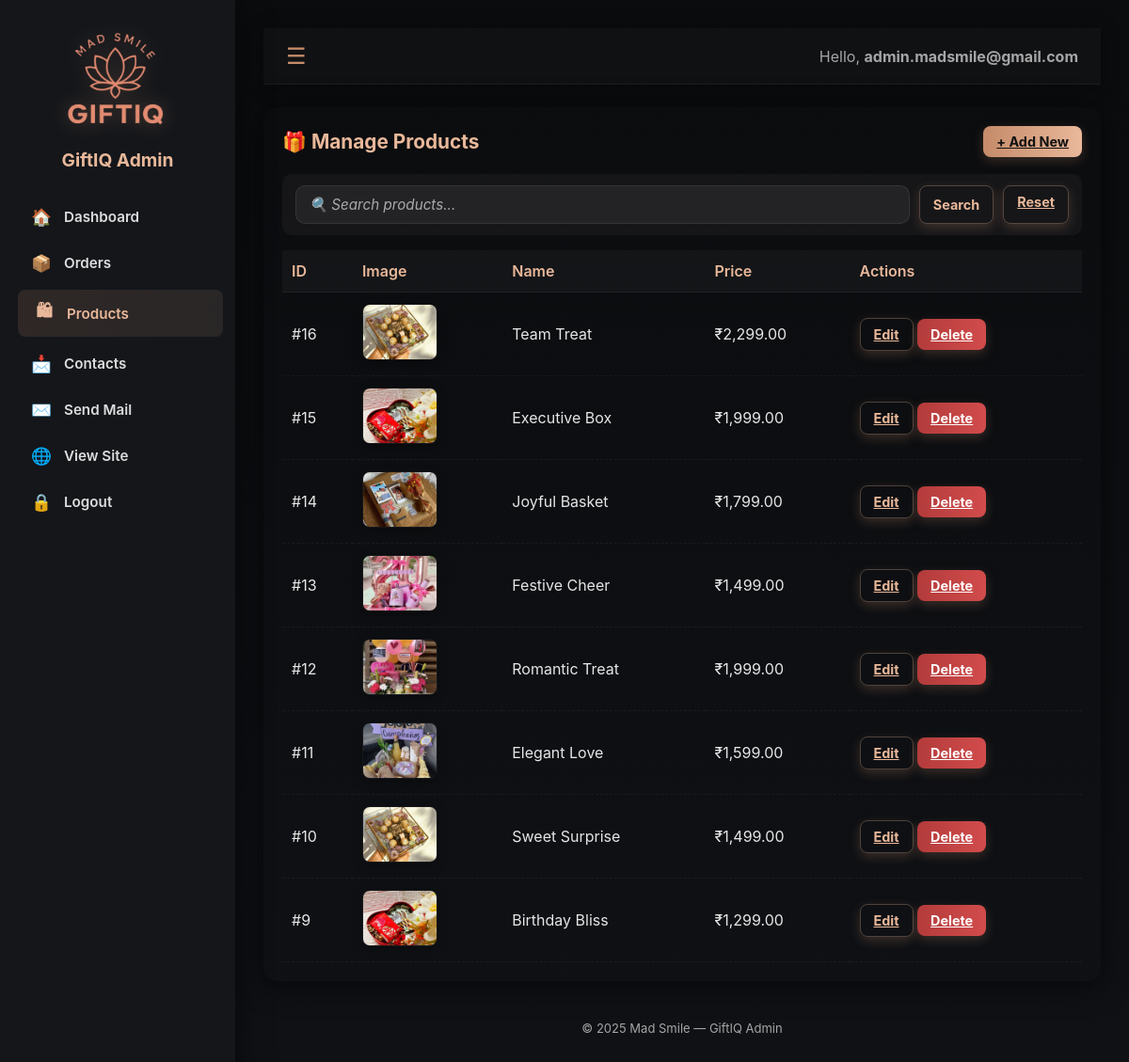
The app's page /admin/manage_products.php (signed in), older data.
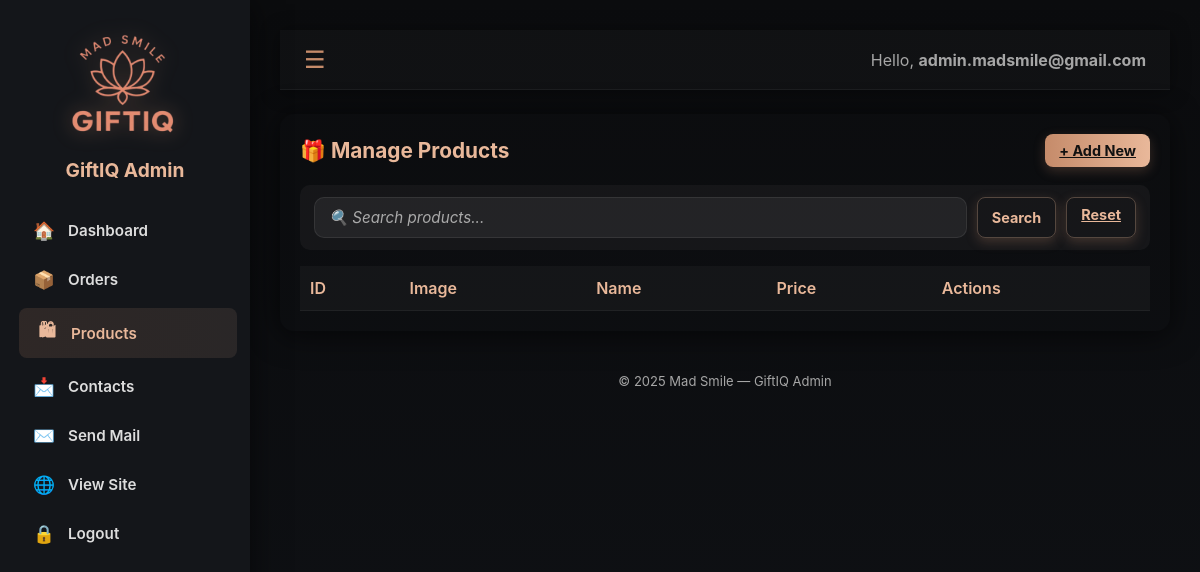
The same page, newer data.
### tables this page shows
CREATE TABLE `products` (
  `id` int(11) NOT NULL,
  `name` varchar(255) NOT NULL,
  `price` decimal(10,2) NOT NULL,
  `description` text DEFAULT NULL,
  `image` varchar(255) DEFAULT NULL,
  `collection_id` int(11) DEFAULT NULL,
  `created_at` timestamp NOT NULL DEFAULT current_timestamp(),
  `type` enum('standard','custom','collection','chocolate','accessory','flower','addon') DEFAULT 'standard'
);

### admin/manage_products.php (the view, shortened to what this page needs)
<?php
require 'admin_header.php';
$q = $conn->real_escape_string($_GET['q'] ?? '');
$where = $q ? "WHERE name LIKE '%$q%' OR description LIKE '%$q%'" : "";
$res = $conn->query("SELECT * FROM products $where ORDER BY id DESC");
?>
<div class="card">
  <div class="header-bar">
    <h3>🎁 Manage Products</h3>
    <a class="btn" href="add_product.php">+ Add New</a>
  </div>
  <div class="search-row">
    <form method="get" style="display:flex; gap:10px; width:100%;">
      <input type="text" name="q" value="<?= htmlspecialchars($q) ?>" placeholder="🔍 Search products...">
      <button class="btn ghost" type="submit">Search</button>
      <a class="btn ghost" href="manage_products.php">Reset</a>
    </form>
  </div>
  <table class="table">
    <thead>
      <tr><th>ID</th><th>Image</th><th>Name</th><th>Price</th><th>Actions</th></tr>
    </thead>
    <tbody>
      <?php while($p=$res->fetch_assoc()): ?>
      <tr>
        <td>#<?= $p['id'] ?></td>
        <td>
          <?php if(!empty($p['image'])): ?>
            <img src="/GiftIQ-main/uploads/<?= htmlspecialchars($p['image']) ?>" class="img-thumb">
          <?php else: ?>
            <span style="color:var(--muted)">—</span>
          <?php endif; ?>
        </td>
        <td><?= htmlspecialchars($p['name']) ?></td>
        <td>₹<?= number_format($p['price'],2) ?></td>
        <td>
          <a class="btn ghost" href="edit_product.php?id=<?= $p['id'] ?>">Edit</a>
          <a class="btn danger" href="manage_products.php?delete=<?= $p['id'] ?>" onclick="return confirm('Delete product?')">Delete</a>
        </td>
      </tr>
      <?php endwhile; ?>
    </tbody>
  </table>
</div>
<?php require 'admin_footer.php'; ?>

### admin/admin_header.php (shortened to what this page needs)
<!doctype html>
<html lang="en">
<head>
</head>
<body>
<nav id="sidebar" class="sidebar">
    <div class="brand">
      <img src="../customer/images/logo.png" alt="logo">
      <span>GiftIQ Admin</span>
    </div>
    <ul>
      <li><a href="dashboard.php" class="<?= basename($_SERVER['PHP_SELF'])=='dashboard.php'?'active':'' ?>"><span class="icon">🏠</span><span class="label">Dashboard</span></a></li>
      <li><a href="manage_orders.php" class="<?= basename($_SERVER['PHP_SELF'])=='manage_orders.php'?'active':'' ?>"><span class="icon">📦</span><span class="label">Orders</span></a></li>
      <li><a href="manage_products.php" class="<?= basename($_SERVER['PHP_SELF'])=='manage_products.php'?'active':'' ?>"><span class="icon">🛍</span><span class="label">Products</span></a></li>
      <li><a href="manage_contacts.php" class="<?= basename($_SERVER['PHP_SELF'])=='manage_contacts.php'?'active':'' ?>"><span class="icon">📩</span><span class="label">Contacts</span></a></li>
      <li><a href="send_mail.php" class="<?= basename($_SERVER['PHP_SELF'])=='send_mail.php'?'active':'' ?>"><span class="icon">✉️</span><span class="label">Send Mail</span></a></li>
      <li><a href="../index.php" target="_blank"><span class="icon">🌐</span><span class="label">View Site</span></a></li>
      <li><a href="logout.php"><span class="icon">🔒</span><span class="label">Logout</span></a></li>
    </ul>
  </nav>
<div class="wrapper">
  <header class="topbar">
    <div>
      <button id="toggleSidebar" class="toggle-btn" aria-label="Toggle menu">☰</button>
    </div>
    <div style="display:flex;align-items:center;gap:14px">
      <div style="color:var(--muted)">Hello, <strong><?= htmlspecialchars($_SESSION['admin_user'] ?? 'Admin') ?></strong></div>
    </div>
  </header>

### admin/admin_footer.php (shortened to what this page needs)
  <footer style="padding:18px 32px; color:var(--muted); font-size:13px;">
    <div style="text-align:center">© <?= date('Y') ?> Mad Smile — GiftIQ Admin</div>
  </footer>
</div>
</body>
</html>

### admin/admin_header.php (style rules this page uses)
:root { --bg: #0e0f11; --panel: #14161a; --accent: #c58b6a; --accent-2: #e9b89a; --muted: #a6a6a6; --text: #f2f2f2; --glass: rgba(255, 255, 255, 0.04); --radius: 12px; --shadow: 0 4px 30px rgba(0, 0, 0, 0.6); }
* { box-sizing: border-box; margin: 0; padding: 0; font-family: "Inter", "Segoe UI", sans-serif; }
body { display: flex; min-height: 100vh; background: linear-gradient(180deg, #0b0c0e, #0f1115 100%); color: var(--text); overflow-x: hidden; }
.sidebar { width: 250px; background: var(--panel); display: flex; flex-direction: column; align-items: center; padding: 20px 0; position: fixed; left: 0; top: 0; bottom: 0; box-shadow: var(--shadow); z-index: 100; transition: width 0.25s ease, transform 0.3s ease; }
.sidebar .brand { display: flex; flex-direction: column; align-items: center; text-align: center; margin-bottom: 20px; }
.sidebar .brand img { width: 130px; height: auto; margin-bottom: 10px; filter: drop-shadow(0 0 10px rgba(197,139,106,0.4)); }
.sidebar .brand span { font-weight: 700; color: var(--accent-2); font-size: 1.2rem; }
.sidebar ul { list-style: none; width: 100%; padding: 0 16px; }
.sidebar ul li { margin: 8px 0; }
.sidebar ul li a { display: flex; align-items: center; gap: 10px; text-decoration: none; color: #ddd; font-weight: 600; font-size: 0.95rem; padding: 10px 14px; border-radius: 8px; transition: all 0.25s ease; }
.sidebar ul li a .icon { font-size: 1.1rem; min-width: 28px; text-align: center; }
.sidebar ul li a:hover, .sidebar ul li a.active { background: linear-gradient(90deg, rgba(197,139,106,0.15), rgba(233,184,154,0.1)); color: var(--accent-2); transform: translateX(3px); }
.topbar { background: rgba(255, 255, 255, 0.02); height: 60px; display: flex; align-items: center; justify-content: space-between; padding: 0 24px; border-bottom: 1px solid rgba(255, 255, 255, 0.05); position: sticky; top: 0; z-index: 90; box-shadow: 0 2px 20px rgba(0,0,0,0.4); }
.toggle-btn { background: transparent; border: none; color: var(--accent); font-size: 1.5rem; cursor: pointer; transition: color 0.2s ease; }
.wrapper { flex: 1; margin-left: 250px; padding: 30px; transition: margin-left 0.25s ease; }
.btn { background: var(--accent); border: none; color: #111; font-weight: 700; padding: 8px 14px; border-radius: 8px; cursor: pointer; transition: all 0.25s ease; }
.btn.ghost { background: transparent; color: var(--accent-2); border: 1px solid rgba(233,184,154,0.2); }

### admin/manage_products.php (style rules this page uses)
.card { padding: 20px; margin: 24px 0; border-radius: 14px; background: var(--card); box-shadow: var(--shadow); }
.header-bar { display: flex; justify-content: space-between; align-items: center; flex-wrap: wrap; margin-bottom: 18px; }
.header-bar h3 { margin: 0; color: var(--accent-2); font-size: 1.3rem; }
.search-row { display: flex; gap: 12px; align-items: center; margin-bottom: 16px; background: var(--glass); padding: 12px 14px; border-radius: 10px; }
.search-row input[type="text"] { flex: 1; background: rgba(255, 255, 255, 0.06); border: 1px solid rgba(255, 255, 255, 0.08); color: #fff; padding: 10px 14px; border-radius: 10px; font-size: 0.95rem; outline: none; transition: all 0.3s ease; }
.search-row input::placeholder { color: #aaa; font-style: italic; }
.table { width: 100%; border-collapse: collapse; margin-top: 14px; }
.table th { text-align: left; padding: 12px 10px; background: rgba(255,255,255,0.03); color: var(--accent-2); font-weight: 600; border-bottom: 1px solid rgba(255,255,255,0.05); }
.btn { display: inline-block; padding: 8px 14px; border-radius: 8px; font-weight: 700; cursor: pointer; border: 0; font-size: 0.9rem; transition: all .25s ease; }
.btn { background: linear-gradient(90deg,var(--accent),var(--accent-2)); color: #111; box-shadow: 0 4px 12px rgba(197,139,106,0.25); }
.btn.ghost { background: transparent; color: var(--accent-2); border: 1px solid rgba(233,184,154,0.3); }
.table td { padding: 12px 10px; border-bottom: 1px dashed rgba(255,255,255,0.05); color: #e6e6e6; vertical-align: middle; transition: all 0.2s ease; }
.img-thumb { width: 80px; height: 60px; object-fit: cover; border-radius: 8px; border: 1px solid rgba(255,255,255,0.04); box-shadow: 0 3px 12px rgba(0,0,0,0.3); }
.btn.danger { background: linear-gradient(90deg,#b33b3b,#d24c4c); color: #fff; }

Row changes from the older to the newer data that the page shows:
removed products: id "16", image (picture), name "Team Treat", price "2,299.00"
removed products: id "15", image (picture), name "Executive Box", price "1,999.00"
removed products: id "14", image (picture), name "Joyful Basket", price "1,799.00"
removed products: id "13", image (picture), name "Festive Cheer", price "1,499.00"
removed products: id "12", image (picture), name "Romantic Treat", price "1,999.00"
removed products: id "11", image (picture), name "Elegant Love", price "1,599.00"
removed products: id "10", image (picture), name "Sweet Surprise", price "1,499.00"
removed products: id "9", image (picture), name "Birthday Bliss", price "1,299.00"
